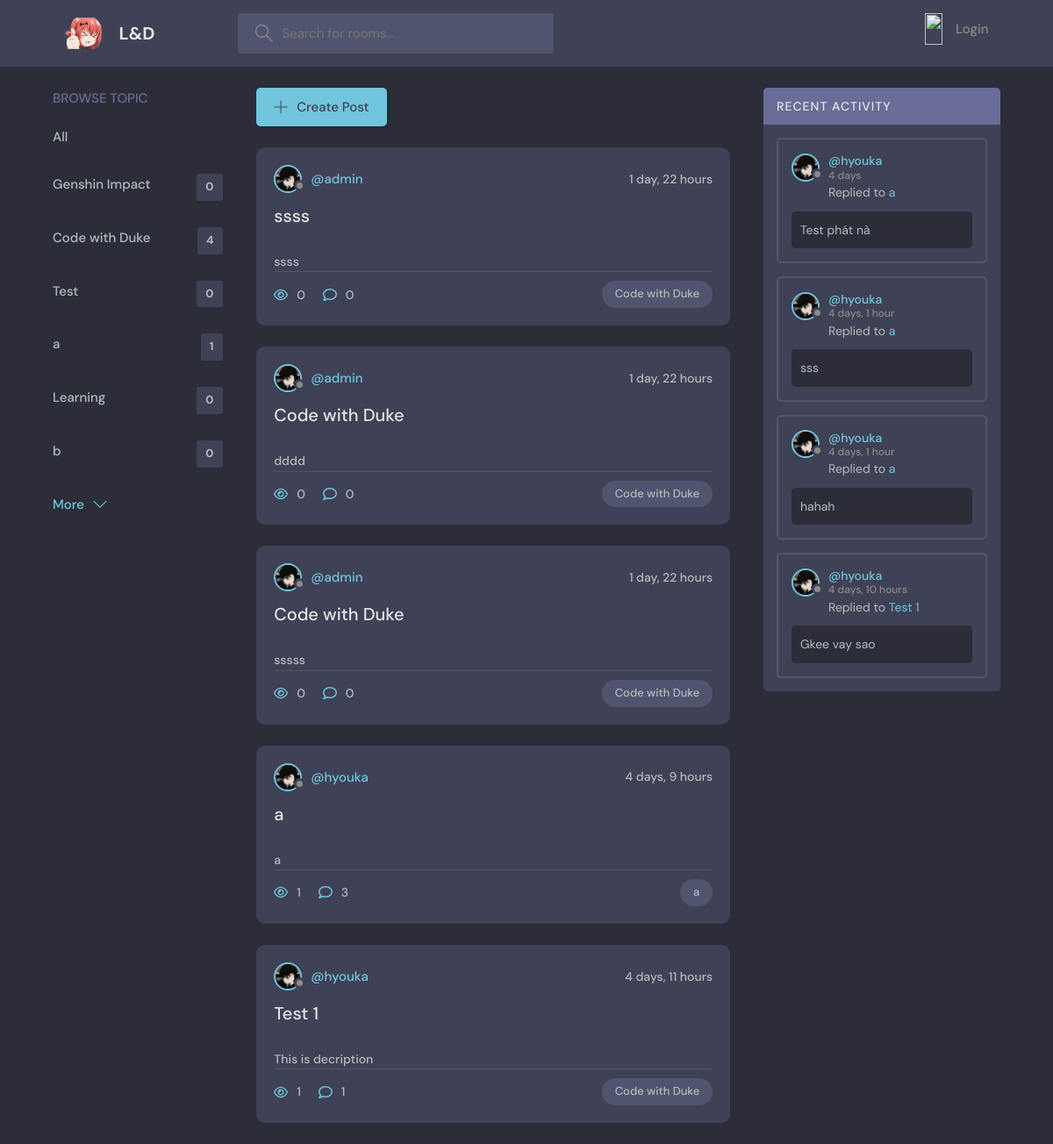
Before: / with the older database file.
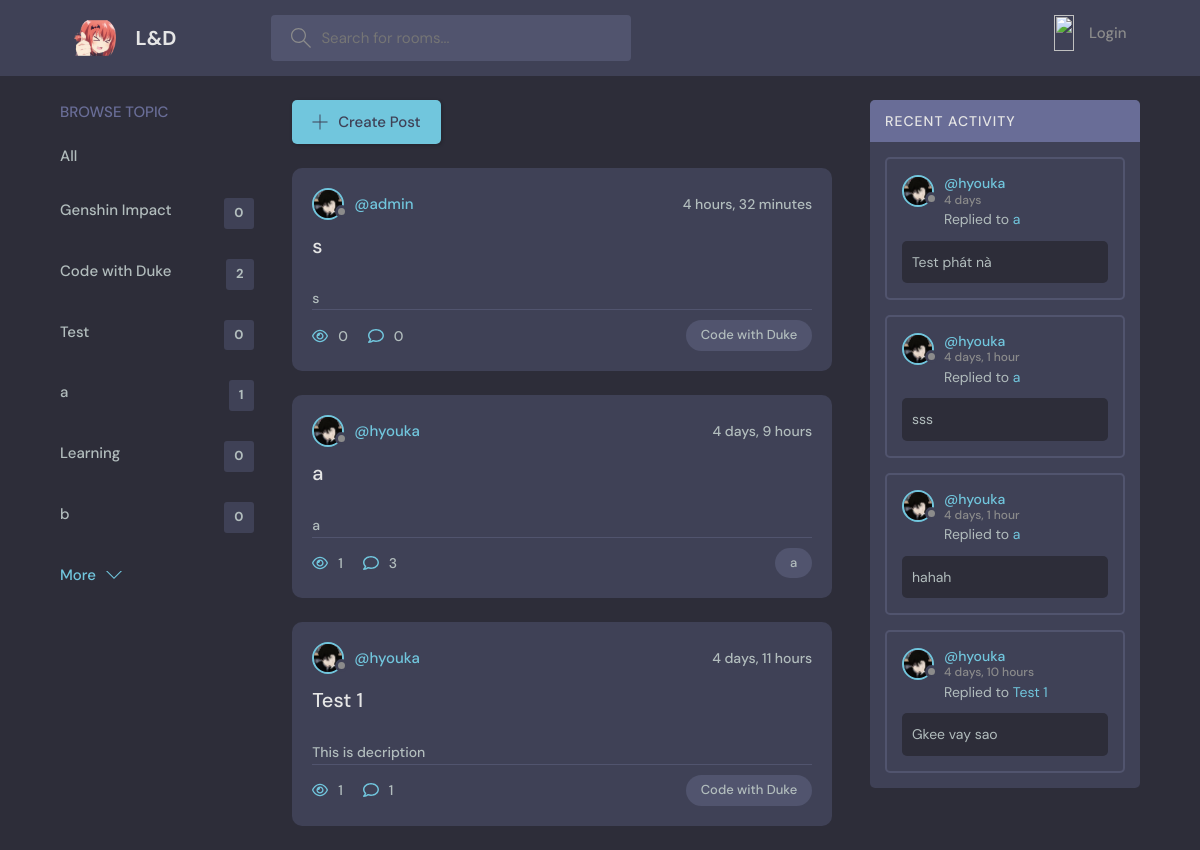
After: the same page with the newer database file.
### base/models.py (models this page shows, shortened)
class Topic(models.Model):
    topic = models.CharField(max_length=200)

class Room(models.Model):
    host = models.ForeignKey(User, on_delete=models.SET_NULL, null=True)
    topic = models.ForeignKey(Topic, on_delete=models.SET_NULL, null=True)
    name = models.CharField(max_length=100)
    participants = models.ManyToManyField(
        User, related_name='participants', blank=True)
    description = models.TextField(null=True, blank=True)
    updated = models.DateTimeField(auto_now=True)
    created = models.DateTimeField(auto_now_add=True)
    class Meta:
        ordering = ['-updated', '-created']
    def __str__(self):
        return self.name

class Message(models.Model):
    user = models.ForeignKey(User, on_delete=models.CASCADE)
    room = models.ForeignKey(Room, on_delete=models.CASCADE)
    body = models.TextField()
    updated = models.DateTimeField(auto_now=True)
    created = models.DateTimeField(auto_now_add=True)
    class Meta:
        ordering = ['-updated', '-created']

### base/views.py (the view)
# urls.py: path('', views.index, name='home'),
def index(request):
    post = Room.objects.all().annotate(ratings=Count('message'))
    q = request.GET.get('q') if request.GET.get('q') != None else ''
    rooms = Room.objects.filter(
        Q(topic__topic__contains=q) |
        Q(name__icontains=q) |
        Q(description__icontains=q)
    )
    topics = Topic.objects.all()
    room_messages = Message.objects.filter(Q(room__topic__topic__icontains=q))
    content = {'rooms': rooms, 'topics': topics,
               'room_messages': room_messages, 'post': post}
    return render(request, 'base/home.html', content)

### base/templates/base/home.html (shortened to what this page needs)
{% extends "main.html" %}
{% block content %}
<main class="layout layout--3">
  <div class="container">
    {% include "base/component/topic_component.html" %}
    <div class="roomList">
      <div class="roomList__header">
        <a class="btn btn--main" href="{% url 'create_room' %}">
          <svg version="1.1" xmlns="http://www.w3.org/2000/svg" width="32" height="32" viewBox="0 0 32 32">
            <title>add</title>
            <path
              d="M16.943 0.943h-1.885v14.115h-14.115v1.885h14.115v14.115h1.885v-14.115h14.115v-1.885h-14.115v-14.115z">
            </path>
          </svg>
          Create Post
        </a>
      </div>
      {% include "base/component/feed_component.html" %}
    </div>
    {% include "base/component/activity_component.html" %}
  </div>
</main>
{% endblock content %}

### base/templates/base/component/topic_component.html
<div class="topics">
    <div class="topics__header">
        <h2>Browse Topic</h2>
    </div>
    <ul class="topics__list">
        <li>
            <a href="{% url 'home' %}">All</a>
        </li>
        {% for topic in topics %}
        <li>
            <a href="{% url 'home' %}?q={{topic.topic}}">{{topic.topic}}<span>{{topic.room_set.all.count}}</span></a>
        </li>
        {% endfor %}
    </ul>
    <a class="btn btn--link" href="topics.html">
        More
        <svg version="1.1" xmlns="http://www.w3.org/2000/svg" width="32" height="32" viewBox="0 0 32 32">
            <title>chevron-down</title>
            <path d="M16 21l-13-13h-3l16 16 16-16h-3l-13 13z"></path>
        </svg>
    </a>
</div>

### base/templates/base/component/feed_component.html (shortened to what this page needs)
{% load static %}
{% for room in rooms %}
<div class="roomListRoom">
    <div class="roomListRoom__header">
        <a href="{% url 'user-profile' room.host.id %} " class="roomListRoom__author">
            <div class="avatar avatar--small">
                <img src="{% static 'images/ava.jpg' %}" />
            </div>
            <span>@{{room.host}}</span>
        </a>
        <div class="roomListRoom__actions">
            <span>{{room.created|timesince}}</span>
        </div>
    </div>
    <div class="roomListRoom__content">
        <a href="{% url 'room' room.id %}">{{room.name}}</a>
    </div>
    <div class="roomListRoom__joined">
        <p>
            {{room.description}}
        </p>
    </div>
    <div class="roomListRoom__meta">
        <a href="{% url 'room' room.id %}" class="roomListRoom__joined">
            {{room.participants.all.count}}
            {% for a in post %}
            {% if a.id == room.id %}
            {{a.ratings}}
            {% endif %}
            {% endfor %}
        </a>
        <p class="roomListRoom__topic">{{room.topic.topic}}</p>
    </div>
</div>
{% endfor %}

### base/templates/base/component/activity_component.html (shortened to what this page needs)
{% load static %}
<div class="activities">
    <div class="activities__header">
        <h2>Recent Activity</h2>
    </div>
    {% for message in room_messages %}
    <div class="activities__box">
        <div class="activities__boxHeader roomListRoom__header">
            <a href="{% url 'user-profile' message.user.id %} " class="roomListRoom__author">
                <div class="avatar avatar--small">
                    <img src="{% static 'images/ava.jpg' %}" />
                </div>
                <p>
                    @{{message.user}}
                    <span>{{message.created|timesince}}</span>
                </p>
            </a>
        </div>
        <div class="activities__boxContent">
            <p>Replied to <a href="{% url 'room' message.room.id %}">{{message.room}}</a></p>
            <div class="activities__boxRoomContent">
                {{message.body}}
            </div>
        </div>
    </div>
    {% endfor %}
</div>

Changed rows visible on the page:
removed Room: host "admin", created "1 day, 22 hours", name "ssss", description "ssss", participants.all.count "0", ratings "0", topic.topic "Code with Duke"
removed Room: host "admin", created "1 day, 22 hours", name "Code with Duke", description "dddd", participants.all.count "0", ratings "0", topic.topic "Code with Duke"
removed Room: host "admin", created "1 day, 22 hours", name "Code with Duke", description "sssss", participants.all.count "0", ratings "0", topic.topic "Code with Duke"
computed for Topic "Code with Duke": room_set.all.count "4" → "2"
added Room: host "admin", created "4 hours, 32 minutes", name "s", description "s", participants.all.count "0", ratings "0", topic.topic "Code with Duke"
